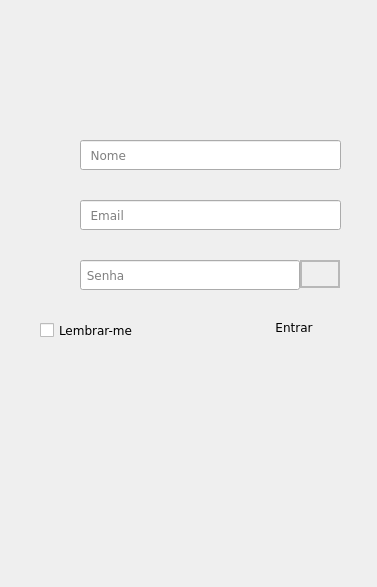
<?xml version="1.0" encoding="UTF-8"?>
<ui version="4.0">
 <class>Form_Login</class>
 <widget class="QWidget" name="Form_Login">
  <property name="geometry">
   <rect>
    <x>0</x>
    <y>0</y>
    <width>377</width>
    <height>587</height>
   </rect>
  </property>
  <property name="minimumSize">
   <size>
    <width>377</width>
    <height>587</height>
   </size>
  </property>
  <property name="maximumSize">
   <size>
    <width>377</width>
    <height>587</height>
   </size>
  </property>
  <property name="windowTitle">
   <string>Form</string>
  </property>
  <widget class="QLabel" name="LBL_Fundo">
   <property name="geometry">
    <rect>
     <x>0</x>
     <y>0</y>
     <width>377</width>
     <height>588</height>
    </rect>
   </property>
   <property name="maximumSize">
    <size>
     <width>377</width>
     <height>588</height>
    </size>
   </property>
   <property name="styleSheet">
    <string notr="true">background-image: url(:/Bt_s/Icons/Backgrounds/Imagem1.png);</string>
   </property>
   <property name="text">
    <string/>
   </property>
  </widget>
  <widget class="QPushButton" name="BT_Entrar">
   <property name="geometry">
    <rect>
     <x>250</x>
     <y>310</y>
     <width>88</width>
     <height>35</height>
    </rect>
   </property>
   <property name="font">
    <font>
     <family>Verdana</family>
    </font>
   </property>
   <property name="styleSheet">
    <string notr="true">QPushButton{ 
background-image: url(:/Bt_s/Icons/BT_s/Icon_Login_7.png);
border:15px;
}

QPushButton:hover{
border:15px;
background-image: url(:/Bt_s/Icons/BT_s/Icon_Login_8.png);
}</string>
   </property>
   <property name="text">
    <string>Entrar</string>
   </property>
  </widget>
  <widget class="QLabel" name="LBL_PasswordConfirm">
   <property name="geometry">
    <rect>
     <x>30</x>
     <y>250</y>
     <width>40</width>
     <height>50</height>
    </rect>
   </property>
   <property name="styleSheet">
    <string notr="true">QLabel{ 
background-image: url(:/Bt_s/Icons/BT_s/Icon_Login_4.png);
border:15px;
}

QLabel:hover{
border:15px;
background-image: url(:/Bt_s/Icons/BT_s/Icon_Login_5.png);
}</string>
   </property>
   <property name="text">
    <string/>
   </property>
  </widget>
  <widget class="QLineEdit" name="TXT_Senha">
   <property name="geometry">
    <rect>
     <x>80</x>
     <y>260</y>
     <width>220</width>
     <height>30</height>
    </rect>
   </property>
   <property name="font">
    <font>
     <family>Verdana</family>
    </font>
   </property>
   <property name="placeholderText">
    <string> Senha</string>
   </property>
  </widget>
  <widget class="QLabel" name="LBL_EmailConfirm">
   <property name="geometry">
    <rect>
     <x>30</x>
     <y>190</y>
     <width>40</width>
     <height>50</height>
    </rect>
   </property>
   <property name="styleSheet">
    <string notr="true">QLabel{ 
background-image: url(:/BackGround/Icons/BT_s/Icon_Mail_1.png);
border:15px;
}

QLabel:hover{
border:15px;
background-image: url(:/BackGround/Icons/BT_s/Icon_Mail_2.png);
}</string>
   </property>
   <property name="text">
    <string/>
   </property>
  </widget>
  <widget class="QCheckBox" name="CB_LembrarMe">
   <property name="geometry">
    <rect>
     <x>40</x>
     <y>320</y>
     <width>100</width>
     <height>21</height>
    </rect>
   </property>
   <property name="font">
    <font>
     <family>Verdana</family>
    </font>
   </property>
   <property name="text">
    <string>Lembrar-me</string>
   </property>
  </widget>
  <widget class="QLineEdit" name="TXT_Nome">
   <property name="geometry">
    <rect>
     <x>80</x>
     <y>140</y>
     <width>261</width>
     <height>30</height>
    </rect>
   </property>
   <property name="font">
    <font>
     <family>Verdana</family>
    </font>
   </property>
   <property name="placeholderText">
    <string>  Nome </string>
   </property>
  </widget>
  <widget class="QFrame" name="F_ShowHide">
   <property name="geometry">
    <rect>
     <x>300</x>
     <y>260</y>
     <width>40</width>
     <height>28</height>
    </rect>
   </property>
   <property name="maximumSize">
    <size>
     <width>40</width>
     <height>28</height>
    </size>
   </property>
   <property name="frameShape">
    <enum>QFrame::StyledPanel</enum>
   </property>
   <property name="frameShadow">
    <enum>QFrame::Raised</enum>
   </property>
   <layout class="QHBoxLayout" name="horizontalLayout_7">
    <property name="spacing">
     <number>0</number>
    </property>
    <property name="leftMargin">
     <number>0</number>
    </property>
    <property name="topMargin">
     <number>0</number>
    </property>
    <property name="rightMargin">
     <number>0</number>
    </property>
    <property name="bottomMargin">
     <number>0</number>
    </property>
    <item>
     <widget class="QFrame" name="f_senhaShow_2">
      <property name="maximumSize">
       <size>
        <width>40</width>
        <height>28</height>
       </size>
      </property>
      <property name="frameShape">
       <enum>QFrame::StyledPanel</enum>
      </property>
      <property name="frameShadow">
       <enum>QFrame::Raised</enum>
      </property>
      <layout class="QHBoxLayout" name="horizontalLayout_8">
       <property name="spacing">
        <number>0</number>
       </property>
       <property name="leftMargin">
        <number>0</number>
       </property>
       <property name="topMargin">
        <number>0</number>
       </property>
       <property name="rightMargin">
        <number>0</number>
       </property>
       <property name="bottomMargin">
        <number>0</number>
       </property>
       <item>
        <widget class="QPushButton" name="BT_senhaHide_2">
         <property name="maximumSize">
          <size>
           <width>40</width>
           <height>28</height>
          </size>
         </property>
         <property name="font">
          <font>
           <family>Verdana</family>
          </font>
         </property>
         <property name="styleSheet">
          <string notr="true">QPushButton{ 
background-image: url(:/Bt_s/Icons/BT_s/Icon_eye_1.png);
border:15px;
}

QPushButton:hover{
border:15px;
background-image: url(:/Bt_s/Icons/BT_s/Icon_eye_2.png);
}</string>
         </property>
         <property name="text">
          <string/>
         </property>
        </widget>
       </item>
      </layout>
     </widget>
    </item>
    <item>
     <widget class="QFrame" name="f_senhaHide_2">
      <property name="maximumSize">
       <size>
        <width>0</width>
        <height>28</height>
       </size>
      </property>
      <property name="frameShape">
       <enum>QFrame::StyledPanel</enum>
      </property>
      <property name="frameShadow">
       <enum>QFrame::Raised</enum>
      </property>
      <layout class="QHBoxLayout" name="horizontalLayout_9">
       <property name="spacing">
        <number>0</number>
       </property>
       <property name="leftMargin">
        <number>0</number>
       </property>
       <property name="topMargin">
        <number>0</number>
       </property>
       <property name="rightMargin">
        <number>0</number>
       </property>
       <property name="bottomMargin">
        <number>0</number>
       </property>
       <item>
        <widget class="QPushButton" name="pushButton_2">
         <property name="maximumSize">
          <size>
           <width>40</width>
           <height>28</height>
          </size>
         </property>
         <property name="font">
          <font>
           <family>Verdana</family>
          </font>
         </property>
         <property name="styleSheet">
          <string notr="true">QPushButton{ 
background-image: url(:/Bt_s/Icons/BT_s/Icon_eye_2.png);
border:15px;
}

QPushButton:hover{
border:15px;
background-image: url(:/Bt_s/Icons/BT_s/Icon_eye_1.png);
}</string>
         </property>
         <property name="text">
          <string/>
         </property>
        </widget>
       </item>
      </layout>
     </widget>
    </item>
   </layout>
  </widget>
  <widget class="QLabel" name="LBL_UserConfirm">
   <property name="geometry">
    <rect>
     <x>30</x>
     <y>130</y>
     <width>40</width>
     <height>50</height>
    </rect>
   </property>
   <property name="styleSheet">
    <string notr="true">QLabel{ 
background-image: url(:/Bt_s/Icons/BT_s/Icon_Login_1.png);
border:15px;
}

QLabel:hover{
border:15px;
	background-image: url(:/Bt_s/Icons/BT_s/Icon_Login_2.png);
}</string>
   </property>
   <property name="text">
    <string/>
   </property>
  </widget>
  <widget class="QLineEdit" name="TXT_Email">
   <property name="geometry">
    <rect>
     <x>80</x>
     <y>200</y>
     <width>261</width>
     <height>30</height>
    </rect>
   </property>
   <property name="font">
    <font>
     <family>Verdana</family>
    </font>
   </property>
   <property name="placeholderText">
    <string>  Email </string>
   </property>
  </widget>
  <widget class="QPushButton" name="BT_NewUser">
   <property name="geometry">
    <rect>
     <x>100</x>
     <y>90</y>
     <width>181</width>
     <height>28</height>
    </rect>
   </property>
   <property name="styleSheet">
    <string notr="true">QPushButton{ 
background-image: url(:/Bt_s/Icons/BT_s/Icon_NewUser_1.png);
border:15px;
}

QPushButton:hover{
border:15px;
background-image: url(:/Bt_s/Icons/BT_s/Icon_NewUser_2.png);
}</string>
   </property>
   <property name="text">
    <string/>
   </property>
  </widget>
 </widget>
 <resources>
  <include location="../File_QRC/Background.qrc"/>
  <include location="../File_QRC/BT_s.qrc"/>
  <include location="../File_QRC/Infos.qrc"/>
  <include location="../File_QRC/Logo.qrc"/>
  <include location="../File_QRC/Title.qrc"/>
 </resources>
 <connections/>
</ui>
